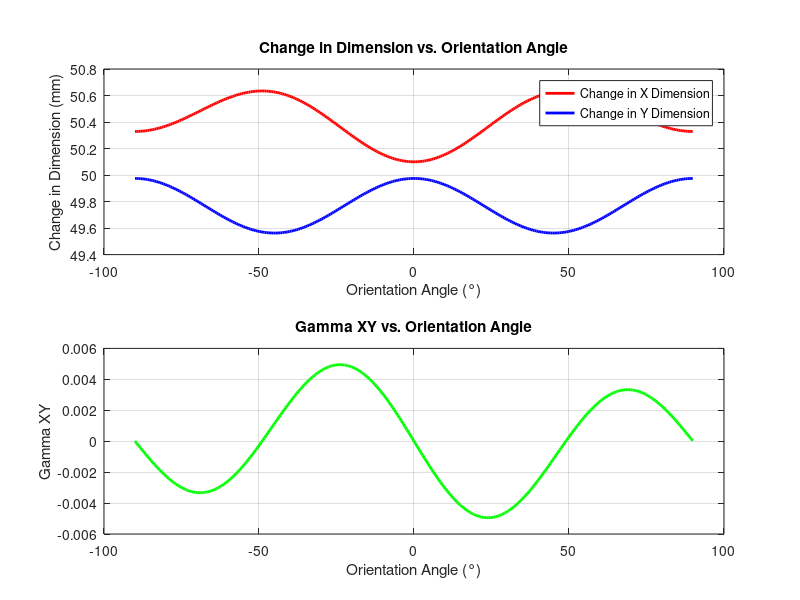
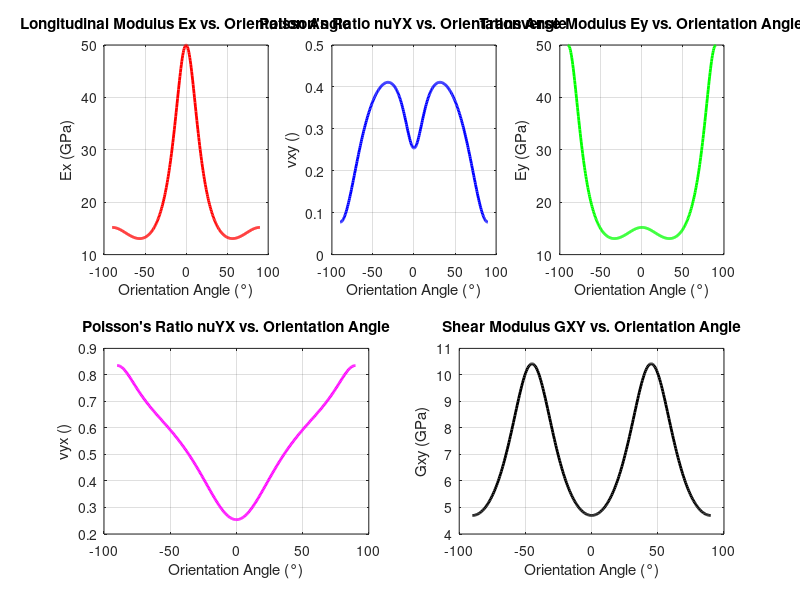

The MATLAB script that drew these images, in order:
% %%                               AF 6                                    %%
clc

fprintf('\n');
disp('Materiales Compuestos 2')
disp('Actividad Fundamental 6');
disp('Jesus Antonio Ramirez Alpizar - 2077851');
disp('Fecha: 9 / Septiembre / 2024');
fprintf('\n');    

disp('Universidad Autonoma de Nuevo Leon');
disp('Facultad de Ingenieria Mecanica y Electrica');
disp('Instructor: Israel De Santiago Talavera')
disp('Ciclo: Ago-Dic 2024');
disp('Grupo: 001');
disp('Horario: Viernes V4 - V6');
fprintf('\n\n\n');
disp('---------------------------------------------------');
fprintf('\n\n\n');

close all

%% Problem 1 %%
% Consider a plane element of size 50mm × 50mm made of glass-reinforced 
% polymer composite material whose elastic constants are below. 
% The element is subjected to a tensile stress sigma = 100MPa in the x-direction. 
% Use MATLAB to calculate the strains and the deformed dimensions of the 
% element in the following three cases:
l = 50E-03;    % Initial length (m)
sigmaX = 100E06; % Stress in the x-direction (Pa)
sigma = [sigmaX; 0; 0]; % Stress tensor (Pa)
% (a) the fibers are aligned along the x-axis.
thetaA = 0; % Orientation angle θ (°)
% (b) the fibers are inclined to the x-axis with an orientation angle theta = 45◦.
thetaB = 45; % Orientation angle 45 (°)
% (c) the fibers are inclined to the x-axis with an orientation angle theta = −45◦
thetaC = -45; % Orientation angle -45 (°)

thetaDeg = [thetaA, thetaB, thetaC];  % Orientation angles (°)
theta = deg2rad(thetaDeg);            % Orientation angles (°)

% Material characteristics
E1 = 50.0E09;  % Longitudinal modulus E1 (Pa)
E2 = 15.2E09;  % Transverse modulus E2 (Pa)
E3 = E2;       % Transverse modulus E3 (Pa)
nu23 = 0.428;  % Poisson's ratio nu23
nu12 = 0.254;  % Poisson's ratio nu12
nu13 = nu12;   % Poisson's ratio nu13
G23 = 3.28E09; % Shear modulus G23 (Pa)
G12 = 4.70E09; % Shear modulus G12 (Pa)
G13 = G12;     % Shear modulus G13 (Pa)

% % Alternative charachteristics
% E1 = 155.0E09;  % Longitudinal modulus E1 (Pa)
% E2 = 12.1E09;  % Transverse modulus E2 (Pa)
% E3 = E2;       % Transverse modulus E3 (Pa)
% nu23 = 0.458;  % Poisson's ratio nu23
% nu12 = 0.248;  % Poisson's ratio nu12
% nu13 = nu12;   % Poisson's ratio nu13
% G23 = 3.20E09; % Shear modulus G23 (Pa)
% G12 = 4.40E09; % Shear modulus G12 (Pa)
% G13 = G12;     % Shear modulus G13 (Pa)

nu21 = E2 / E1 * nu12; % Poisson's ratio nu21

% Calculate the reduced compliance matrix
S = [1/E1     -nu12/E1  0; ...
    -nu12/E1  1/E2      0; ...
    0         0         1/G12]; % Compliance matrix (1/Pa)

m = cos(theta); % Sine of the orientation angle
n = sin(theta); % Cosine of the orientation angle

epsilon = zeros(3,length(theta)); % Strain tensor (Pa) 

for i = 1:length(theta)
    T = [m(i).^2,   n(i).^2,  2.*m(i).*n(i); 
          n(i).^2,   m(i).^2,  -2.*m(i).*n(i); 
          -m(i).*n(i),  m(i).*n(i),   m(i).^2-n(i).^2]; % Transformation matrix

    S1 = T \ (S * T); % Transformed compliance matrix (1/Pa)
    epsiloni = S1*sigma; % Strain tensor (Pa)
    epsilon(:, i) = epsiloni; % Strain tensor (Pa)
end

% Calculate the changes in the 50-mm dimensions of the element
deltaX = zeros(1,length(theta));
deltaY = zeros(1,length(theta));
deltaX(1, :) = (epsilon(1, :) * l + l) * 1e03; % Change in the x dimension (mm)
deltaY(2, :) = (epsilon(2, :) * l + l) * 1e03; % Change in the y dimension (mm)

disp('AF6 - Problem 1')
disp('Results:');
if length(theta) <= 6
    msg = cell(1, length(theta) * 5);
    msg{1} = sprintf('AF6 - Problem 1\n\n');
    for i = 1:length(theta)
        disp(['For the orientation angle of ', num2str(thetaDeg(i), '%.1f'), ' degrees:']);
        disp(['The change in the x dimension of the element is ', num2str(deltaX(1, i), '%.4f'), ' mm.']);
        disp(['The change in the y dimension of the element is ', num2str(deltaY(2, i), '%.4f'), ' mm.']);
        disp(['The Gamma XY for the element is ', num2str(epsilon(3, i), '%.4f')]);
        fprintf('\n\n');
    
        msg{5 * (i - 1) + 2} = sprintf('For the orientation angle of %.1f degrees:', thetaDeg(i));
        msg{5 * (i - 1) + 3} = sprintf('\nThe change in the x dimension of the element is %.4f mm.', deltaX(1, i));
        msg{5 * (i - 1) + 4} = sprintf('\nThe change in the y dimension of the element is %.4f mm.', deltaY(2, i));
        msg{5 * (i - 1) + 5} = sprintf('\nThe Gamma XY for the element is %.4f\n\n', epsilon(3, i));
    end
    msgbox(msg, 'AF6 - Problem 1');
else
    disp('Results plotted');
    % Removed for a shorter code
end

%% Problem 2 %%
% Consider a glass-reinforced  polymer composite lamina with the elastic 
% constants as given in Problem 2.7. Use MATLAB to plot the values of the 
% five elastic constants Ex, vxy, Ey, νyx, and Gxy as a function of the 
% orientation angle theta in the range −pi/2 ≤ θ ≤ pi/2.

% Orientation angle (rad)
theta = -pi/2:0.01:pi/2;
thetaDeg = rad2deg(theta);

% Calculate the reduced compliance matrix
S = [1/E1     -nu12/E1  0; ...
    -nu12/E1  1/E2      0; ...
    0         0         1/G12]; % Compliance matrix (1/Pa)

m = cos(theta); % Sine of the orientation angle
n = sin(theta); % Cosine of the orientation angle

epsilon = zeros(3,length(theta)); % Strain tensor (Pa) 
S0 = zeros(3,3); % Transformed compliance matrix (1/Pa)
% S1 = zeros(1,length(theta)); % S11
% S2 = zeros(1,length(theta)); % S12
% S3 = zeros(1,length(theta)); % S13
% S4 = zeros(1,length(theta)); % S21
% S5 = zeros(1,length(theta)); % S22
% S6 = zeros(1,length(theta)); % S23
% S7 = zeros(1,length(theta)); % S31
% S8 = zeros(1,length(theta)); % S32
% S9 = zeros(1,length(theta)); % S33

for i = 1:length(theta)
    T = [m(i).^2,   n(i).^2,  2.*m(i).*n(i); 
          n(i).^2,   m(i).^2,  -2.*m(i).*n(i); 
          -m(i).*n(i),  m(i).*n(i),   m(i).^2-n(i).^2]; % Transformation matrix

    S0 = T \ (S * T); % Transformed compliance matrix (1/Pa)
    epsiloni = S0*sigma; % Strain tensor (Pa)
    epsilon(:, i) = epsiloni; % Strain tensor (Pa)

    % % Store the values of the compliance matrix
    % S1(i) = S0(1, 1) * 1E09; % 
    % S2(i) = S0(1, 2) * 1E09; % 
    % S3(i) = S0(1, 3) * 1E09; % 
    % S4(i) = S0(2, 1) * 1E09; % 
    % S5(i) = S0(2, 2) * 1E09; % 
    % S6(i) = S0(2, 3) * 1E09; % 
    % S7(i) = S0(3, 1) * 1E09; % 
    % S8(i) = S0(3, 2) * 1E09; %
    % S9(i) = S0(3, 3) * 1E09; % 
end
% SMatrix = [S1; S2; S3; S4; S5; S6; S7; S8; S9];

% Calculate the elastic constants
Ex = E1 ./ (m.^4 + (E1 ./ G12 - 2.*nu12) .* n.^2.*m.^2 + E1./E2 .* n.^4);                       % Longitudinal modulus Ex (Pa)
vxy = nu12 .* (n.^4 + m.^4) - (1 + E1./E2 - E1./G12) .* n.^2.*m.^2;                             % Poisson's ratio nuXY
vxy = vxy ./ (m.^4 + (E1 ./ G12 - 2.*nu12) .* n.^2.*m.^2 + E1./E2 .* n.^2);                     % Poisson's ratio nuXY
Ey = E2 ./ (m.^4 + (E2 ./ G12 - 2.*nu21) .* n.^2.*m.^2 + E2./E1 .* n.^4);                       % Transverse modulus Ey (Pa)
vyx = nu12 .* (n.^4 + m.^4) - (1 + E2/E1 - E2/G12) .* n.^2.*m.^2;                               % Poisson's ratio nuYX
vyx = vyx ./ (m.^4 + (E2/G12 - 2*nu12) .* n.^2.*m.^2 + (E2./E1).* n.^2);                        % Poisson's ratio nuYX
Gxy = G12 ./ (n.^4 + m.^4 + 2.*((1 + 2.*nu12).*2.*G12 ./ E1 + 2.*G12./E2 - 1) .* n.^2.*m.^2);   % Shear modulus GXY (Pa)
elasticConstants = [Ex./1E09; vxy; Ey./1E09; vyx; Gxy./1E09];
elasticConstantsStr = {'Ex', 'vxy', 'Ey', 'vyx', 'Gxy'};
elasticConstantsUnits = {'GPa', '', 'GPa', '', 'GPa'};
elasticConstantsColors = {'r', 'b', 'g', 'm', 'k'};
elasticConstantsDescription = {'Longitudinal Modulus Ex', 'Poisson''s Ratio nuYX', 'Transverse Modulus Ey', 'Poisson''s Ratio nuYX', 'Shear Modulus GXY'};

% Calculate the changes in the 50-mm dimensions of the element
deltaX = zeros(1,length(theta));
deltaY = zeros(1,length(theta));
deltaX(1, :) = (epsilon(1, :) * l + l) * 1e03; % Change in the x dimension (mm)
deltaY(2, :) = (epsilon(2, :) * l + l) * 1e03; % Change in the y dimension (mm)

disp('AF6 - Problem 2')
disp('Results:');
if length(theta) <= 6
    msg = cell(1, length(theta) * 5);
    msg{1} = sprintf('AF6 - Problem 2\n\n');
    for i = 1:length(theta)
        disp(['For the orientation angle of ', num2str(thetaDeg(i), '%.1f'), ' degrees:']);
        disp(['The change in the x dimension of the element is ', num2str(deltaX(1, i), '%.4f'), ' mm.']);
        disp(['The change in the y dimension of the element is ', num2str(deltaY(2, i), '%.4f'), ' mm.']);
        disp(['The Gamma XY for the element is ', num2str(epsilon(3, i), '%.4f')]);
        fprintf('\n\n');
    
        msg{5 * (i - 1) + 2} = sprintf('For the orientation angle of %.1f degrees:', thetaDeg(i));
        msg{5 * (i - 1) + 3} = sprintf('\nThe change in the x dimension of the element is %.4f mm.', deltaX(1, i));
        msg{5 * (i - 1) + 4} = sprintf('\nThe change in the y dimension of the element is %.4f mm.', deltaY(2, i));
        msg{5 * (i - 1) + 5} = sprintf('\nThe Gamma XY for the element is %.4f\n\n', epsilon(3, i));
    end
    msgbox(msg, 'AF6 - Problem 1');
else
    disp('Results plotted');

    % Plot changes in direction in function of angle
    figure('Name', 'Change in Dimension vs. Orientation Angle')
    set(gcf, 'Position', get(0, 'Screensize'));
    subplot(2, 1, 1)
    plot(thetaDeg, deltaX(1, :), 'r', 'LineWidth', 2);
    hold on
    plot(thetaDeg, deltaY(2, :), 'b', 'LineWidth', 2);
    xlabel('Orientation Angle (°)');
    ylabel('Change in Dimension (mm)');
    title('Change in Dimension vs. Orientation Angle');
    legend('Change in X Dimension', 'Change in Y Dimension');
    grid on

    % Plot Gamma XY in function of angle
    subplot(2, 1, 2)
    plot(thetaDeg, epsilon(3, :), 'g', 'LineWidth', 2);
    xlabel('Orientation Angle (°)');
    ylabel('Gamma XY');
    title('Gamma XY vs. Orientation Angle');
    grid on

    % Plot the elastic constants
    figure('Name', 'Elastic Constants')
    set(gcf, 'Position', get(0, 'Screensize'));
    for i = 1:5
        if i > 3
            subplot(2, 2, i-1)
        else
            subplot(2, 3, i)
        end
        plot(thetaDeg, elasticConstants(i, :), elasticConstantsColors{i}, 'LineWidth', 2);
        xlabel('Orientation Angle (°)');
        ylabel([elasticConstantsStr{i}, ' (', elasticConstantsUnits{i}, ')']);
        title([elasticConstantsDescription{i}, ' vs. Orientation Angle']);
        grid on
    end
    % 
    % figure('Name', 'Compliance Matrix')
    % set(gcf, 'Position', get(0, 'Screensize'));
    % for i = 1:9
    %     subplot(3, 3, i)
    %     plot(thetaDeg, SMatrix(i, :), 'LineWidth', 2, 'Color', 'b');
    %     xlabel('Orientation Angle (°)');
    %     ylabel(['S_', num2str(i)]);
    %     title(['S_', num2str(i), ' vs. Orientation Angle']);
    %     grid on
    % end
    % 
    % figure('Name', 'Inverse of Compliance Matrix')
    % set(gcf, 'Position', get(0, 'Screensize'));
    % for i = 1:9
    %     subplot(3, 3, i)
    %     plot(thetaDeg, 1./SMatrix(i, :), 'LineWidth', 2, 'Color', 'r');
    %     xlabel('Orientation Angle (°)');
    %     ylabel(['1/S_', num2str(i)]);
    %     title(['1/S_', num2str(i), ' vs. Orientation Angle']);
    %     grid on
    % end
end
